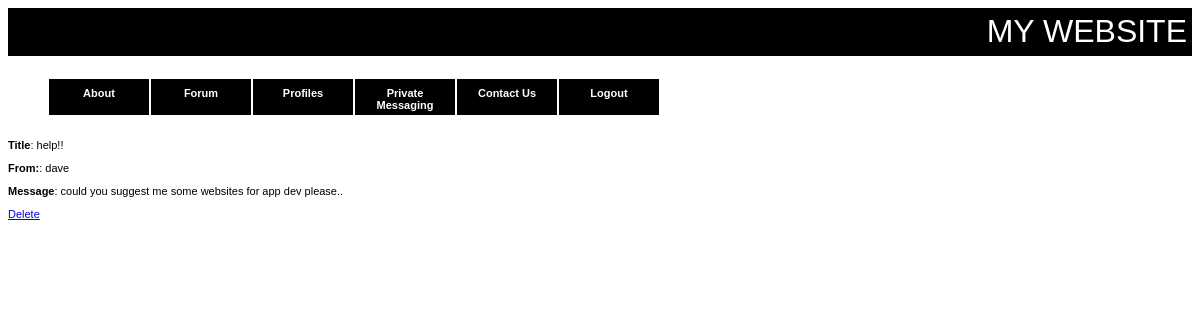
The app's page /www/recd.php?id=4 (signed in) with its own data.
### tables this page shows
CREATE TABLE IF NOT EXISTS `recdmsgs` (
  `from_user` varchar(30) NOT NULL,
  `to_user` varchar(30) NOT NULL,
  `message_title` varchar(50) NOT NULL,
  `message_contents` varchar(500) NOT NULL,
  `message_read` int(1) NOT NULL,
  `datetime` datetime NOT NULL,
  `message_id` int(4) NOT NULL AUTO_INCREMENT,
  PRIMARY KEY (`message_id`),
  KEY `message_id` (`message_id`)
);

### www/recd.php (the view, shortened to what this page needs)
<html>
<head>
<link rel="stylesheet" type="text/css" href="style.css" />
</head>
<body>
<div class="header">MY WEBSITE</div></br>
<?php
$login=$_SESSION['SESS_LOGIN'];
$messageid = $_GET['id'];
$sql = mysql_query("SELECT * FROM recdmsgs WHERE message_id = '$messageid' AND to_user = '$login'");
$message=mysql_fetch_array($sql);
echo "<h><strong>Title</strong>: ".$message['message_title']."</h><br>";
echo "<p><strong>From:</strong>: ".$message['to_user']."<br></p>";
echo "<p><strong>Message</strong>: ".$message['message_contents']."</p>";
?>
<a href="deleterecd.php?id=<? echo $message['message_id']; ?>">Delete</a>
</body>
</html>

### www/style.css (style rules this page uses)
.header { background-color: black; text-align:right; color: white; font-size: 24pt; padding: 5px; border-bottom: 1px solid #000; }

### records on screen
recdmsgs: message_title "help!!", to_user "dave", message_contents "could you suggest me some websites for app dev please.."
